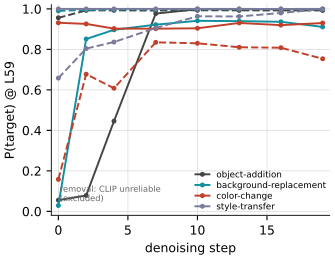

Write Python code to recreate this figure.
import json, os, matplotlib
from pathlib import Path
matplotlib.use("Agg")
matplotlib.rcParams["pdf.fonttype"] = 42
matplotlib.rcParams["ps.fonttype"] = 42
import matplotlib.pyplot as plt

RED = "#C2402A"
TEAL = "#0F8FA0"
GRAY_DARK = "#444444"
GRAY_MED = "#7A7A9A"

CASES = [
    ("add_boat", "object-addition", GRAY_DARK, "-"),
    ("add_latte", "object-addition", GRAY_DARK, "--"),
    ("bg_beach", "background-replacement", TEAL, "-"),
    ("bg_forest", "background-replacement", TEAL, "--"),
    ("color_car", "color-change", RED, "-"),
    ("color_cup", "color-change", RED, "--"),
    ("style_sketch", "style-transfer", GRAY_MED, "-"),
    ("style_watercolor", "style-transfer", GRAY_MED, "--"),
]

ROOT = Path(os.environ.get(
    "IMAGE_EDIT_LENS_ROOT",
    Path(__file__).resolve().parents[3] / "image-edit-lens",
))
OUT_DIR = Path(__file__).resolve().parent

plt.rcParams.update({
    "font.size": 9,
    "axes.spines.top": False,
    "axes.spines.right": False,
    "axes.edgecolor": "#333333",
})

fig, ax = plt.subplots(figsize=(3.35, 2.6), constrained_layout=True)

seen_cat = set()
for case, cat, color, ls in CASES:
    d = json.load(open(ROOT / "runs" / f"a5_{case}" / "lens_grid.json"))
    cs = d["clip_scores"]
    if "raw" in cs:
        cs = cs["raw"]
    target = d["target_label"]
    steps = d["steps"]
    vals = [cs[f"l59_t{t}"][target] for t in steps]
    label = cat if cat not in seen_cat else None
    seen_cat.add(cat)
    ax.plot(steps, vals, color=color, linestyle=ls, marker="o", markersize=2.6,
            linewidth=1.4, label=label)

ax.set_xlabel("denoising step")
ax.set_ylabel("P(target) @ L59")
ax.set_ylim(-0.02, 1.02)
ax.set_xlim(-0.5, 19.5)
ax.grid(True, color="#DDDDDD", linewidth=0.6, zorder=0)
ax.set_axisbelow(True)

leg = ax.legend(loc="lower right", fontsize=6.3, frameon=False, handlelength=1.6,
                 labelspacing=0.3, borderaxespad=0.1)

ax.text(0.03, 0.06, "removal: CLIP unreliable\n(excluded)", transform=ax.transAxes,
        fontsize=6.0, color="#666666", ha="left", va="bottom")

fig.savefig(OUT_DIR / "fig3_commit_curves.pdf")
fig.savefig(OUT_DIR / "fig3_commit_curves.png", dpi=200)
print("saved fig3")
